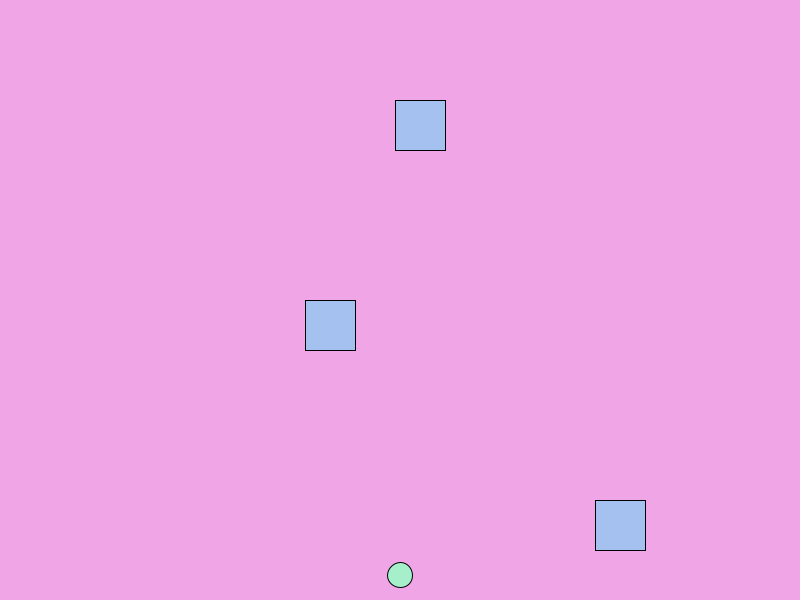
Frame 1 (no input)
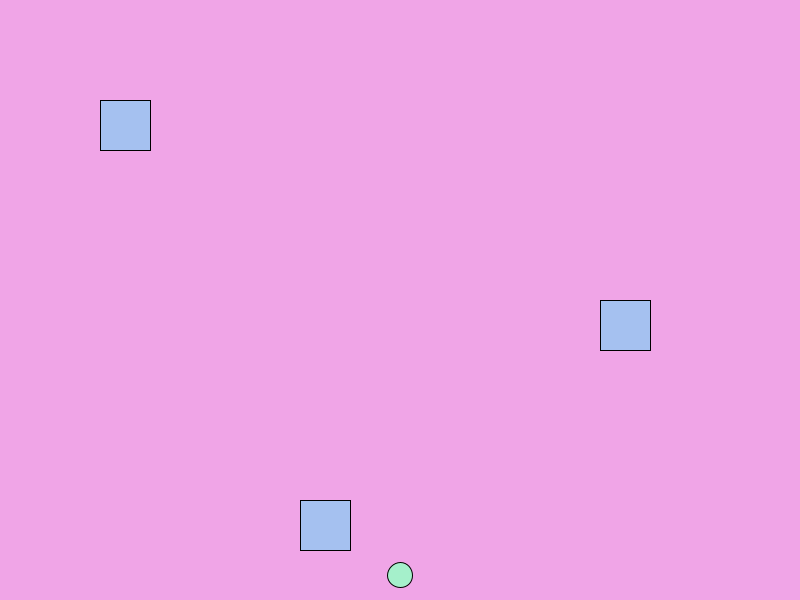
Frame 60 (the mouse pressed at the canvas centre just before this capture)
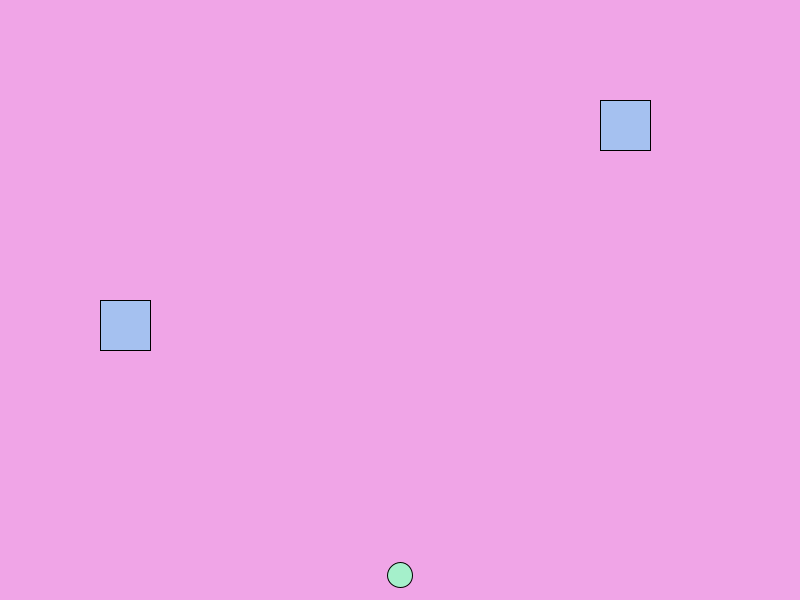
Frame 120 (the mouse held since frame 60 and released just before this capture)

The Processing sketch that drew these frames (run headless with seeded random() and noise(); from frame 60 on, the mouse is pressed at the canvas centre):

// Processing sketch: Frogger
// ── Frogger.pde
Car car1 = new Car(600, 500, 5);
Car car2 = new Car(400, 100, 5);
Car car3 = new Car(300, 300, 5);

int frogX = 400;
int frogY = 575;

void draw(){
  background(#F0A5E7);
  fill(#A5F0CB);
  ellipse(frogX, frogY, 25, 25);
  
  car1.moveleft();
  car1.display();
  if (intersects(car1)){
    frogX = 400;
    frogY = 575;
  }
  
  car2.moveleft();
  car2.display();
  if (intersects(car2)){
    frogX = 400;
    frogY = 575;
  }
  
  car3.moveright();
  car3.display();
  if (intersects(car3)){
    frogX = 400;
    frogY = 575;
  }
}
void setup(){
  size(800, 600);
}

void keyPressed()
{
      if(key == CODED){
            if(keyCode == UP && frogY > 0)
            {
              frogY -= 5;
                  //Frog Y position goes up
            }
            else if(keyCode == DOWN && frogY < 600)
            {
              frogY += 5;
                  //Frog Y position goes down
            }
            else if(keyCode == RIGHT && frogX < 800)
            {
              frogX += 5;
                  //Frog X position goes right
            }
            else if(keyCode == LEFT && frogX > 0) 
            {
              frogX -= 5; 
                  //Frog X position goes left
            }
      }
}

boolean intersects(Car car) {
 if ((frogY > car.getY() && frogY < car.getY()+50) &&
                (frogX > car.getX() && frogX < car.getX()+car.getSize())) {
                
   return true;
  }
 else  {
  return false;
 }
   }
   
class Car{
   int carX = 0;
   int carY = 0;
   int carSpeed = 5;
   int carSize = 50;
   
   void moveleft(){
     carX=carX-carSpeed;
     
     if (carX <= 0){
       carX = 800;
     }
   }
   
   void moveright(){
     carX=carX+carSpeed;
     
     if (carX >= 800){
       carX = 0;
     }
     
   }
   
   int getX(){
     return carX;
   }
   
   int getY(){
     return carY;
   }
   
   int getSize(){
     return carSize;
   }

   Car (int carX, int carY, int carSpeed){
     this.carX = carX;
     this.carY = carY;
     this.carSpeed =carSpeed;
   }
   void display()
{
      fill(#A5C1F0);
      rect(carX, carY, carSize, carSize);
     
}
}
